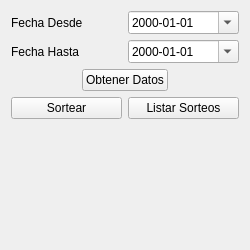
<?xml version="1.0" encoding="UTF-8"?>
<ui version="4.0">
 <class>Form</class>
 <widget class="QWidget" name="Form">
  <property name="geometry">
   <rect>
    <x>0</x>
    <y>0</y>
    <width>250</width>
    <height>250</height>
   </rect>
  </property>
  <property name="sizePolicy">
   <sizepolicy hsizetype="Fixed" vsizetype="Fixed">
    <horstretch>0</horstretch>
    <verstretch>0</verstretch>
   </sizepolicy>
  </property>
  <property name="maximumSize">
   <size>
    <width>250</width>
    <height>250</height>
   </size>
  </property>
  <property name="windowTitle">
   <string>Sorteo Chatelco</string>
  </property>
  <layout class="QVBoxLayout">
   <item>
    <layout class="QHBoxLayout" name="horizontalLayout">
     <property name="spacing">
      <number>6</number>
     </property>
     <property name="sizeConstraint">
      <enum>QLayout::SetMinimumSize</enum>
     </property>
     <item>
      <widget class="QLabel" name="label">
       <property name="text">
        <string>Fecha Desde</string>
       </property>
      </widget>
     </item>
     <item>
      <widget class="QDateEdit" name="fechaDesde">
       <property name="displayFormat">
        <string>yyyy-MM-dd</string>
       </property>
       <property name="calendarPopup">
        <bool>true</bool>
       </property>
      </widget>
     </item>
    </layout>
   </item>
   <item>
    <layout class="QHBoxLayout" name="horizontalLayout_2">
     <item>
      <widget class="QLabel" name="label_2">
       <property name="text">
        <string>Fecha Hasta</string>
       </property>
      </widget>
     </item>
     <item>
      <widget class="QDateEdit" name="fechaHasta">
       <property name="displayFormat">
        <string>yyyy-MM-dd</string>
       </property>
       <property name="calendarPopup">
        <bool>true</bool>
       </property>
      </widget>
     </item>
    </layout>
   </item>
   <item>
    <layout class="QHBoxLayout" name="horizontalLayout_4">
     <item>
      <spacer name="horizontalSpacer">
       <property name="orientation">
        <enum>Qt::Horizontal</enum>
       </property>
       <property name="sizeHint" stdset="0">
        <size>
         <width>40</width>
         <height>20</height>
        </size>
       </property>
      </spacer>
     </item>
     <item>
      <widget class="QPushButton" name="botonObtenerDatos">
       <property name="text">
        <string>Obtener Datos</string>
       </property>
      </widget>
     </item>
     <item>
      <spacer name="horizontalSpacer_2">
       <property name="orientation">
        <enum>Qt::Horizontal</enum>
       </property>
       <property name="sizeHint" stdset="0">
        <size>
         <width>40</width>
         <height>20</height>
        </size>
       </property>
      </spacer>
     </item>
    </layout>
   </item>
   <item>
    <layout class="QHBoxLayout" name="horizontalLayout_3">
     <property name="leftMargin">
      <number>0</number>
     </property>
     <property name="topMargin">
      <number>0</number>
     </property>
     <property name="rightMargin">
      <number>0</number>
     </property>
     <property name="bottomMargin">
      <number>0</number>
     </property>
     <item>
      <widget class="QPushButton" name="botonSortear">
       <property name="text">
        <string>Sortear</string>
       </property>
      </widget>
     </item>
     <item>
      <widget class="QPushButton" name="botonListarSorteos">
       <property name="text">
        <string>Listar Sorteos</string>
       </property>
      </widget>
     </item>
    </layout>
   </item>
   <item>
    <layout class="QVBoxLayout" name="verticalLayout">
     <item>
      <widget class="QLabel" name="labelSorteo">
       <property name="text">
        <string/>
       </property>
       <property name="wordWrap">
        <bool>true</bool>
       </property>
      </widget>
     </item>
    </layout>
   </item>
  </layout>
 </widget>
 <resources/>
 <connections/>
</ui>
